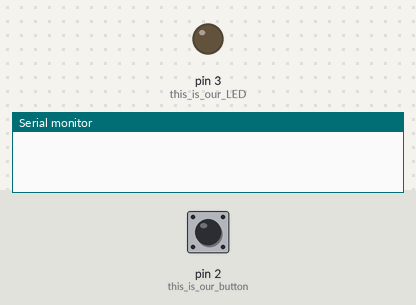
A sketch run on a simulated Arduino Uno, built with avr-gcc and run on an emulated ATmega328P. Shown: output pins drawn as LEDs (lit = HIGH), the last lines printed to the serial monitor. Inputs (shaded band) come from the test bench; at power-on: pin 2 (this_is_our_button) LOW.

Above: at 1.2 s.
1.3 s: pin 2 (this_is_our_button) pulled HIGH for 0.15 s
At 1.42 s:
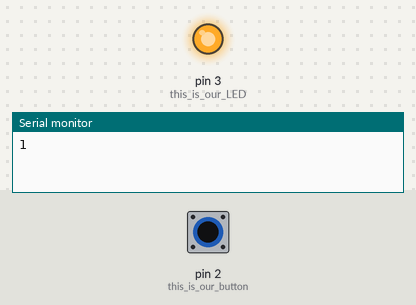
3.0 s: pin 2 (this_is_our_button) pulled HIGH for 3.2 s
At 6.6 s:
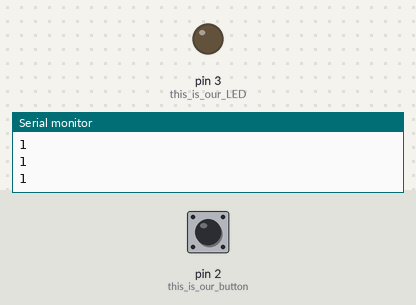
Timing chart, 0 to 8.1 s (numbered marks = the images above; inputs shaded):
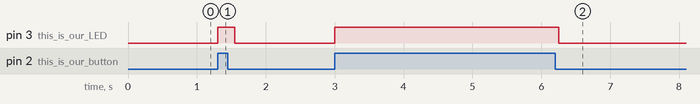

Measured:
- after the input at 1.3 s, pin 3 (this_is_our_LED): LOW → HIGH at once, → LOW 0.25 s later
- after the input at 3.0 s, pin 3 (this_is_our_LED): LOW → HIGH at once, → LOW 3.3 s later

The sketch:

emailbutton.ino
```cpp
void setup(){
  // declare digital pin 2 as input, pin 3 as ouput
  pinMode(2,INPUT); // this is our button
  pinMode(3,OUTPUT); // this is our LED
  Serial.begin(9600); // initialize seria port
}

void loop(){
  // check if there's voltage on input pin
  if (digitalRead(2) == HIGH) {
    digitalWrite(3, HIGH); // turn the LED on so we know the hardware button is working
    Serial.println(digitalRead(2)); // send a "1" to the serial monitor
    delay(250);
  } else {
    digitalWrite(3, LOW); // turn LED off while button isn't pressed
  }
}
```
